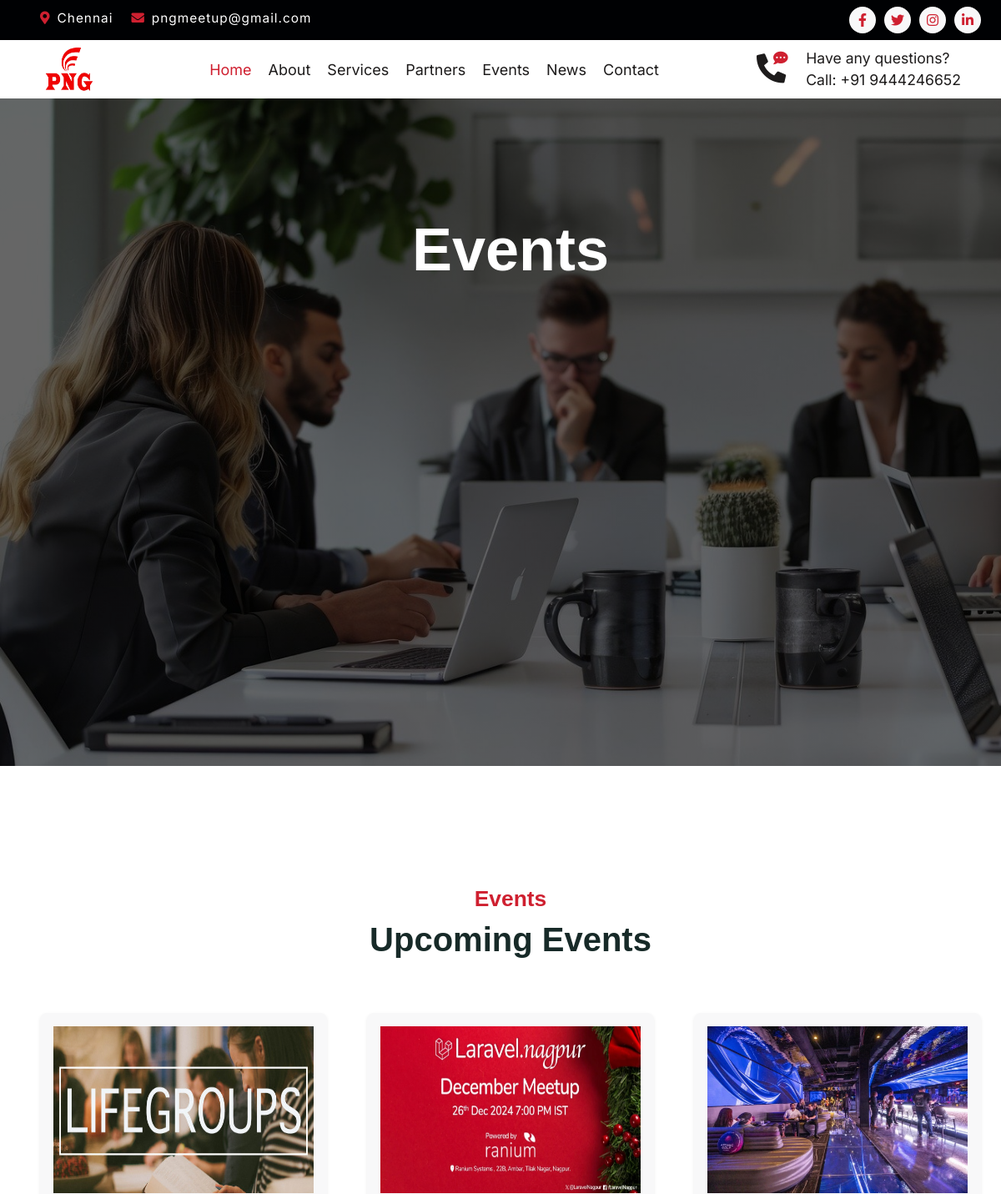
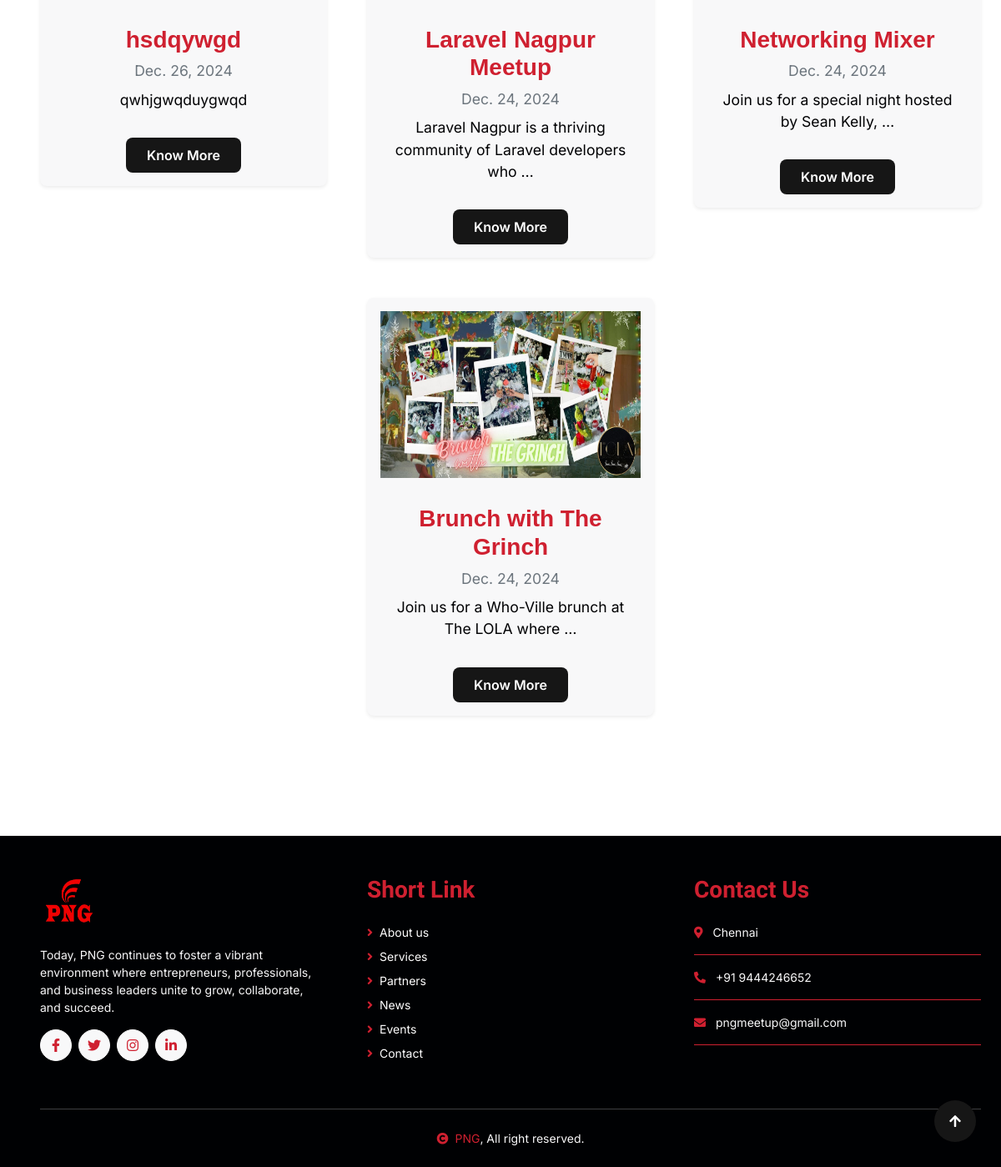
Screenshot of /events/ with the database file from the repository (2 pictures, top to bottom).
### registration_app/models.py (models this page shows, shortened)
class Event(models.Model):
    event_img = models.ImageField(upload_to='event_img/', blank=True, null=True)
    name = models.CharField(max_length=200)
    date = models.DateField(auto_now_add=True)
    location = models.CharField(max_length=300)
    description = models.TextField(blank=True,null=True)

### registration_app/views.py (the view)
# urls.py: path('events/', events, name='events'),#Event page
def events(request):
    events = Event.objects.order_by('-date')  # Latest Event first
    return render(request, 'events_news.html', {'events': events})

### templates/events_news.html (shortened to what this page needs)
{% extends 'base.html' %}
    {% load static %}
{% block content %}
<div class="container-fluid page-header ">
    <div class="container text-center py-5">
        {% if events %}
        <h1 class="display-2 text-white mb-4 animated slideInDown" style="margin-top:90px">Events</h1>
        {% endif %}
    </div>
</div>
{% if events %}
<div class="container-fluid blog py-5 my-5">
    <div class="container py-5">
        <div class="text-center mx-auto pb-5 wow fadeIn" data-wow-delay=".3s" style="max-width: 600px;">
            <h5 class="text-primary">Events</h5>
            <h1 class="mb-3">Upcoming Events</h1>
        </div>
        <div class="row g-5 justify-content-center">
            {% for event in events %}
            <div class="col-lg-10 col-xl-4 wow fadeIn" data-wow-delay=".3s">
                <div class="blog-item bg-light rounded shadow-sm overflow-hidden">
                    <div class="text-center p-3">
                        {% if event.event_img %}
                        <a href="{% url 'event_page' event.id %}" >
                        <img src="{{ event.event_img.url }}" alt="Event Image" class="img-fluid"
                            style="width: 370px; height: 200px;">
                            </a>
                        {% endif %}
                    </div>
                    <div class="blog-content text-center px-4 py-3">
                        <h3 class="text-primary">{{ event.name }}</h3>
                        <p class="text-muted mb-2">{{ event.date }}</p>
                        <p class="text-dark">{{ event.description|truncatewords:10 }}</p>
                    </div>
                    <div class="text-center pb-3">
                            <a href="{% url 'event_page' event.id %}" class="btn btn-secondary text-white px-4 py-2">Know More</a>
                        </div>
                </div>
            </div>
            {% empty %}
            <p class="text-center text-muted">No upcoming events available at the moment.</p>
            {% endfor %}
        </div>
    </div>
</div>
{% endif %}
{% endblock %}

### static/png_static/css/style.css (style rules this page uses)
.fadeIn { animation: fadeIn 1s ease-in-out; }
.btn { font-weight: 600; }
.page-header { background: linear-gradient(rgba(0, 0, 0, .6), rgba(0, 0, 0, .6)), url(../img/business.jpg) no-repeat; background-size: cover; height: 100vh; }

### static/static_home/css/main1.css (style rules this page uses)
:root { --background-color: #ffffff; --default-color: #222222; --heading-color: #172a28; --accent-color: #cf2030; --surface-color: #ffffff; --contrast-color: #ffffff; }
:root { --nav-color: #ffffff; --nav-hover-color: #cf2030; --nav-mobile-background-color: #ffffff; --nav-dropdown-background-color: #ffffff; --nav-dropdown-color: #01433c; --nav-dropdown-hover-color: #cf2030; }
:root { scroll-behavior: smooth; }
body { color: var(--default-color); background-color: var(--background-color); }
a { color: var(--accent-color); text-decoration: none; transition: 0.3s; }
h1, h2, h3, h4, h5, h6 { color: var(--heading-color); font-family: Tahoma, sans-serif }

### rows the page displays
Event: event_img (picture), name "hsdqywgd", date "Dec. 26, 2024", description "qwhjgwqduygwqd"
Event: event_img (picture), name "Laravel Nagpur Meetup", date "Dec. 24, 2024", description "Laravel Nagpur is a thriving community of Laravel developers who …"
Event: event_img (picture), name "Networking Mixer", date "Dec. 24, 2024", description "Join us for a special night hosted by Sean Kelly, …"
Event: event_img (picture), name "Brunch with The Grinch", date "Dec. 24, 2024", description "Join us for a Who-Ville brunch at The LOLA where …"
